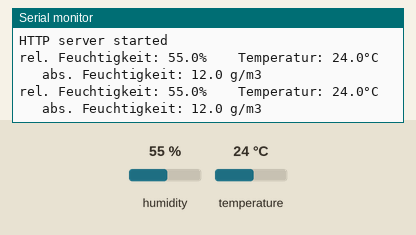
Simulated run of this sketch. Board: ESP8266 (NodeMCU). Shown: the last lines printed to the serial monitor. Inputs (shaded band) come from the test bench; at power-on: humidity 55 %, temperature 24 °C.

Above: at 4.8 s.
4.9 s: humidity set to 22 %
At 7.4 s:
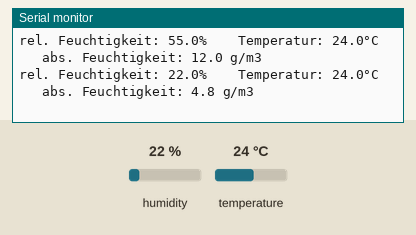
8.8 s: temperature set to 12 °C
At 11.3 s:
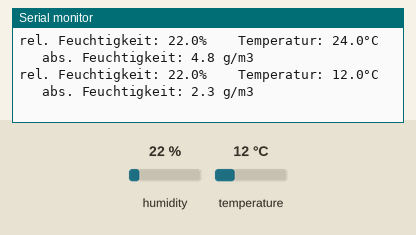
12.7 s: humidity set to 40 %
At 14.0 s:
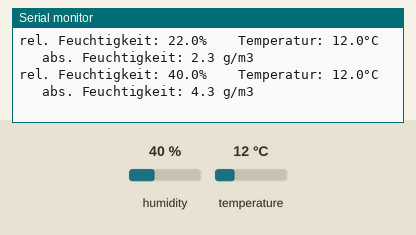
Timing chart, 0 to 15.7 s (numbered marks = the images above; inputs shaded):
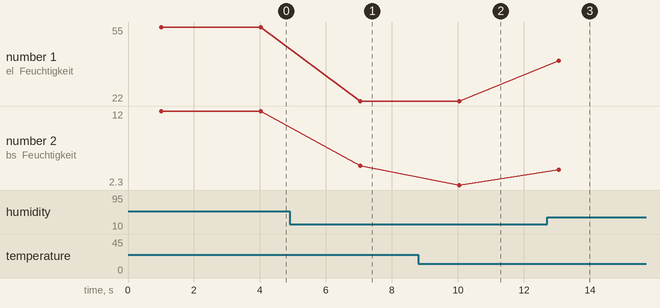

The sketch:

temperatursensor.ino
```cpp
#include "DHTesp.h" // Click here to get the library: http://librarymanager/All#DHTesp
#include <ESP8266WebServer.h>
#include <WiFiClient.h>

#ifdef ESP32
#pragma message(THIS EXAMPLE IS FOR ESP8266 ONLY!)
#error Select ESP8266 board.
#endif

#ifndef APSSID
#define APSSID "IchMagZüge"
#define APPSK  "TschuTschu"
#endif

IPAddress local_IP(192,168,1,23);
IPAddress gateway(192,168,1,1);
IPAddress subnet(255,255,255,0);

DHTesp dht;
const char *ssid = APSSID;
const char *password = APPSK;

float humidity=0;
float temperature=0;

ESP8266WebServer server(80); //Server on port 80


double absolute(double t, double r)
{

  // Konstanten
  double mw = 18.016; // Molekulargewicht des Wasserdampfes (kg/kmol)
  double gk = 8314.3; // universelle Gaskonstante (J/(kmol*K))
  double t0 = 273.15; // Absolute Temperatur von 0 °C (Kelvin)
  double tk = t + t0; // Temperatur in Kelvin

  double a, b;
  if (t >= 0) {
    a = 7.5;
    b = 237.3;
  } else {
    a = 7.6;
    b = 240.7;
  }

  // Sättigungsdampfdruck in hPa
  double sdd = 6.1078 * pow(10, (a*t)/(b+t));

  // Dampfdruck in hPa
  double dd = sdd * (r/100);

  // Wasserdampfdichte bzw. absolute Feuchte in g/m3
  double af = pow(10,5) * mw/gk * dd/tk;

  // v-Parameter
  double v = log10(dd/6.1078);

  // Taupunkttemperatur (°C)
  double tt = (b*v) / (a-v);

  return af;
}

String SendHTML()
{
  String ptr = "<!DOCTYPE html> <html>\n";
  ptr +="<head><meta name=\"viewport\" content=\"width=device-width, initial-scale=1.0, user-scalable=no\">\n";
  ptr +="<meta http-equiv=\"refresh\" content=\"30; URL=http://192.168.1.22/\">";
  ptr +="<title>Sensor</title>\n";
   ptr +="</head>\n";
  ptr +="<body>\n";
  ptr +="<center><br><h1>Sensor</h1>\n";
  ptr +="<p>Temperatur: " + String(temperature);
  ptr +="</p>";
  ptr +="<p>rel. Luftfeuchtigkeit: " + String(humidity);
  ptr +="</p>";
  ptr +="<p>abs. Luftfeuchtigkeit: " + String(absolute(temperature, humidity));
  ptr +="</p><br><br>";
  ptr +=" </center>\n";
  ptr +="</body>\n";
  ptr +="</html>\n";
  return ptr;
}

void handleRoot() {
  server.send(200, "text/html", SendHTML());
}

void setup()
{
  Serial.begin(115200);
  Serial.println();
  dht.setup(A0, DHTesp::DHT11); // Connect DHT sensor to D0
  WiFi.softAPConfig(local_IP, gateway, subnet);
  WiFi.softAP(ssid, password);

  IPAddress myIP = WiFi.softAPIP();
  Serial.print("AP IP address: ");
  Serial.println(myIP);
  server.on("/", handleRoot);

  server.begin();
  Serial.println("HTTP server started");


}

void loop()
{
  server.handleClient();
  delay(dht.getMinimumSamplingPeriod());

  humidity = dht.getHumidity();
   temperature = dht.getTemperature();

  if (dht.getStatusString()=="OK")
  {
    Serial.print("rel. Feuchtigkeit: ");
    Serial.print(humidity, 1);
    Serial.print("%");
    Serial.print("\t\tTemperatur: ");
    Serial.print(temperature, 1);
    Serial.print("°C");
    Serial.print("\t\tabs. Feuchtigkeit: ");
    Serial.print(absolute(temperature,humidity), 1);
    Serial.println(" g/m3");
  }
  else
  {
    Serial.println("reading error");
  }
  delay(2000);
}
```

Measured:
- after the input at 4.9 s, the serial monitor: prints a new line after 2.1 s (image 1)
- after the input at 8.8 s, the serial monitor: prints a new line after 1.2 s (image 2)
- after the input at 12.7 s, the serial monitor: prints a new line after 0.36 s (image 3)
- plotted number 1: 55 → 22 after the input at 4.9 s, 22 → 40 after the input at 12.7 s
- plotted number 2: 12 → 4.8 after the input at 4.9 s, 4.8 → 2.3 after the input at 8.8 s, 2.3 → 4.3 after the input at 12.7 s
